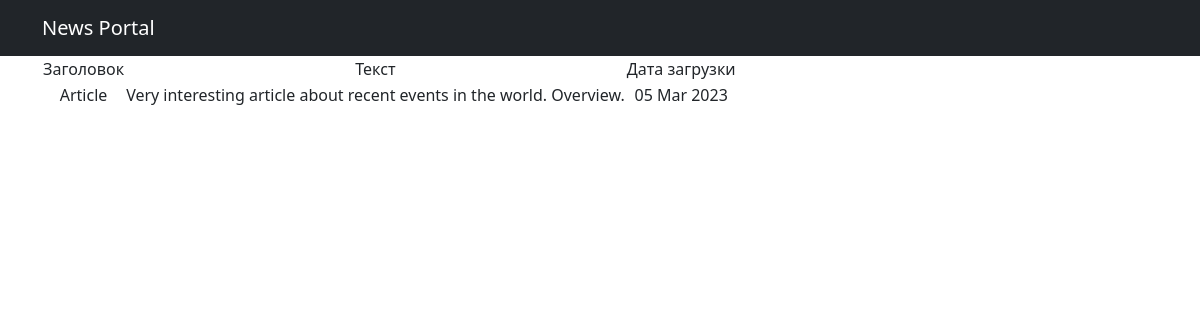
Screenshot of /posts/20 with the database file from the repository.
### news/models.py (models this page shows, shortened)
class Post(models.Model):
    author = models.ForeignKey(Author, on_delete=models.CASCADE)
    NEWS = 'NW'
    ARTICLE = 'AR'
    CATEGORY_CHOICES = (
        (NEWS, 'Новость'),
        (ARTICLE, 'Статья'),
    )
    categoryType = models.CharField(max_length=2, choices=CATEGORY_CHOICES, default=ARTICLE)
    dateCreation = models.DateTimeField(auto_now_add=True)
    postCategory = models.ManyToManyField(Category, through='PostCategory')
    title = models.CharField(max_length=128)
    text = models.TextField()
    rating = models.SmallIntegerField(default=0)

### news/views.py (the view)
# urls.py: path('<int:pk>', PostDetail.as_view(), name='post_detail'),
class PostDetail(DetailView):
    model = Post
    template_name = 'post.html'
    context_object_name = 'post'

### news/templatetags/custom_filters.py (called while the page is built)
@register.filter()
def censor(text):
    stop_words = ('bad', 'boring')
    for word in text.split():
        if word.lower() in stop_words:
            text = text.replace(word, f"{word[0]}{'*' * (len(word) - 1)}")
    return text

### templates/post.html (shortened to what this page needs)
{% extends 'flatpages/default.html' %}
{% load custom_filters %}
{% block content %}
<table>
    <tr>
        <td>Заголовок</td>
        <td>Текст</td>
        <td>Дата загрузки</td>
    </tr>
    <tr>
        <td>{{ post.title|censor }}</td>
        <td>{{ post.text|censor }}</td>
        <td>{{ post.dateCreation|date:'d M Y' }}</td>
    </tr>
</table>
{% endblock content %}

### rows the page displays
Post: title|censor "Article", text|censor "Very interesting article about recent events in the world. Overview.", dateCreation "05 Mar 2023"
